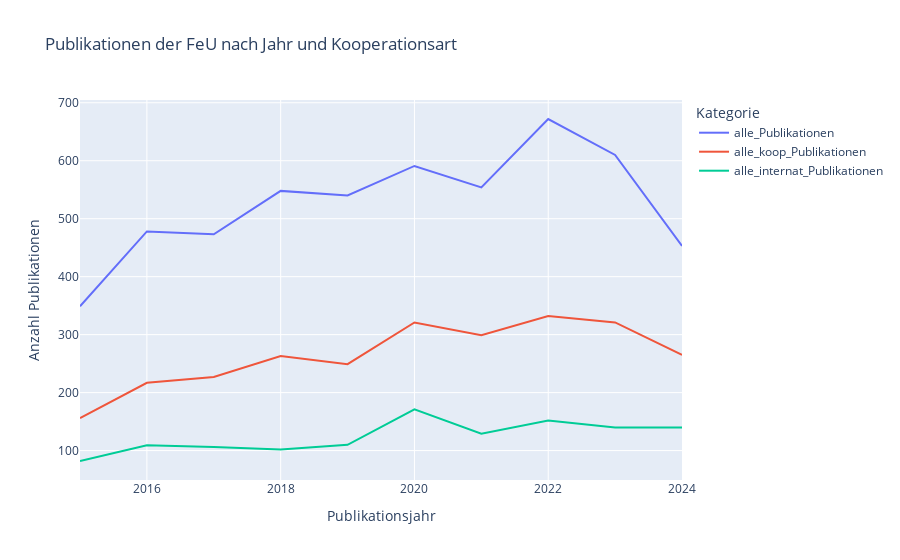

Notebook cell for this chart:
### Markdown cell above
Alle Publikationen: Schaubild

### Code cell
import pandas as pd
import plotly.express as px

# Pro Jahr zählen
all_by_year = (
    df_all
    .groupby("work_publication_year")
    .size()
    .reset_index(name="alle_Publikationen")
)

collab_by_year = (
    df_collab_unique
    .groupby("work_publication_year")
    .size()
    .reset_index(name="alle_koop_Publikationen")
)

intl_by_year = (
    df_international
    .groupby("work_publication_year")
    .size()
    .reset_index(name="alle_internat_Publikationen")
)

# Zu einem DataFrame mergen (alle Jahre, die irgendwo vorkommen)
df_years = (
    all_by_year
    .merge(collab_by_year, on="work_publication_year", how="outer")
    .merge(intl_by_year, on="work_publication_year", how="outer")
    .sort_values("work_publication_year")
)

# Linienplot
fig = px.line(
    df_years,
    x="work_publication_year",
    y=["alle_Publikationen", "alle_koop_Publikationen", "alle_internat_Publikationen"],
    labels={
        "work_publication_year": "Publikationsjahr",
        "value": "Anzahl Publikationen",
        "variable": "Kategorie",
    },
    title="Publikationen der FeU nach Jahr und Kooperationsart",
)

fig.update_layout(legend_title_text="Kategorie")
fig.show()

### Figure 1 — Plotly figure (JSON) as saved in the notebook; plotly's stock layout.template omitted (floating-point values rounded to 4 significant figures)
{"data": [{"hovertemplate": "Kategorie=alle_Publikationen<br>Publikationsjahr=%{x}<br>Anzahl Publikationen=%{y}<extra></extra>", "legendgroup": "alle_Publikationen", "line": {"color": "#636efa", "dash": "solid"}, "marker": {"symbol": "circle"}, "mode": "lines", "name": "alle_Publikationen", "orientation": "v", "showlegend": true, "type": "scatter", "x": [2015, 2016, 2017, 2018, 2019, 2020, 2021, 2022, 2023, 2024], "xaxis": "x", "y": [349, 478, 473, 548, 540, 591, 554, 672, 610, 453], "yaxis": "y"}, {"hovertemplate": "Kategorie=alle_koop_Publikationen<br>Publikationsjahr=%{x}<br>Anzahl Publikationen=%{y}<extra></extra>", "legendgroup": "alle_koop_Publikationen", "line": {"color": "#EF553B", "dash": "solid"}, "marker": {"symbol": "circle"}, "mode": "lines", "name": "alle_koop_Publikationen", "orientation": "v", "showlegend": true, "type": "scatter", "x": [2015, 2016, 2017, 2018, 2019, 2020, 2021, 2022, 2023, 2024], "xaxis": "x", "y": [156, 217, 227, 263, 249, 321, 299, 332, 321, 265], "yaxis": "y"}, {"hovertemplate": "Kategorie=alle_internat_Publikationen<br>Publikationsjahr=%{x}<br>Anzahl Publikationen=%{y}<extra></extra>", "legendgroup": "alle_internat_Publikationen", "line": {"color": "#00cc96", "dash": "solid"}, "marker": {"symbol": "circle"}, "mode": "lines", "name": "alle_internat_Publikationen", "orientation": "v", "showlegend": true, "type": "scatter", "x": [2015, 2016, 2017, 2018, 2019, 2020, 2021, 2022, 2023, 2024], "xaxis": "x", "y": [82, 109, 106, 102, 110, 171, 129, 152, 140, 140], "yaxis": "y"}], "layout": {"legend": {"title": {"text": "Kategorie"}, "tracegroupgap": 0}, "title": {"text": "Publikationen der FeU nach Jahr und Kooperationsart"}, "xaxis": {"anchor": "y", "domain": [0, 1], "title": {"text": "Publikationsjahr"}}, "yaxis": {"anchor": "x", "domain": [0, 1], "title": {"text": "Anzahl Publikationen"}}}}
